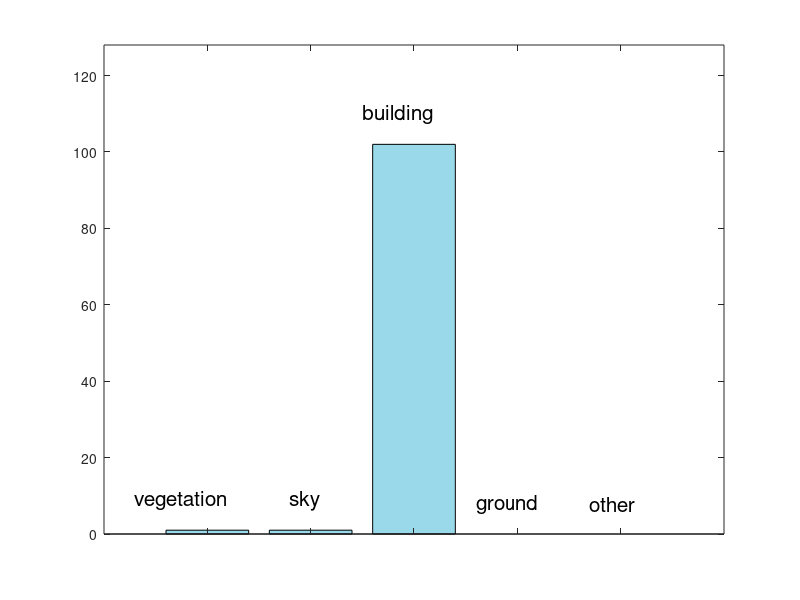

Here is the MATLAB script that generated this plot:
val = [1, 1, 102, 0, 0];
c = [153 217 234];


figure(1), clf
bar(val, 'FaceColor', c./255.0), hold on
set(gca,'xticklabel',[]);
text(0.3, val(1)+8, 'vegetation', 'FontSize', 15);
text(1.8, val(2)+8, 'sky', 'FontSize', 15);
text(2.5, val(3)+8, 'building', 'FontSize', 15);
text(3.6, val(4)+8, 'ground', 'FontSize', 15);
text(4.7, val(5)+8, 'other', 'FontSize', 15);
ylim([0 128])